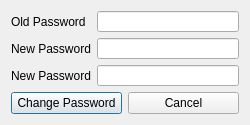
<?xml version="1.0" encoding="UTF-8"?>
<ui version="4.0">
 <class>ChangePassword</class>
 <widget class="QDialog" name="ChangePassword">
  <property name="geometry">
   <rect>
    <x>0</x>
    <y>0</y>
    <width>250</width>
    <height>125</height>
   </rect>
  </property>
  <property name="minimumSize">
   <size>
    <width>250</width>
    <height>125</height>
   </size>
  </property>
  <property name="maximumSize">
   <size>
    <width>250</width>
    <height>125</height>
   </size>
  </property>
  <property name="windowTitle">
   <string>Change Password</string>
  </property>
  <layout class="QVBoxLayout" name="verticalLayout">
   <item>
    <layout class="QFormLayout" name="formLayout">
     <item row="0" column="0">
      <widget class="QLabel" name="label">
       <property name="text">
        <string>Old Password</string>
       </property>
      </widget>
     </item>
     <item row="1" column="0">
      <widget class="QLabel" name="label_2">
       <property name="text">
        <string>New Password</string>
       </property>
      </widget>
     </item>
     <item row="2" column="0">
      <widget class="QLabel" name="label_3">
       <property name="text">
        <string>New Password</string>
       </property>
      </widget>
     </item>
     <item row="0" column="1">
      <widget class="QLineEdit" name="oldPassword">
       <property name="echoMode">
        <enum>QLineEdit::Password</enum>
       </property>
      </widget>
     </item>
     <item row="1" column="1">
      <widget class="QLineEdit" name="newPassword1">
       <property name="echoMode">
        <enum>QLineEdit::Password</enum>
       </property>
      </widget>
     </item>
     <item row="2" column="1">
      <widget class="QLineEdit" name="newPassword2">
       <property name="echoMode">
        <enum>QLineEdit::Password</enum>
       </property>
      </widget>
     </item>
    </layout>
   </item>
   <item>
    <layout class="QHBoxLayout" name="horizontalLayout">
     <item>
      <widget class="QPushButton" name="changePasswordButton">
       <property name="text">
        <string>Change Password</string>
       </property>
      </widget>
     </item>
     <item>
      <widget class="QPushButton" name="cancelButton">
       <property name="text">
        <string>Cancel</string>
       </property>
      </widget>
     </item>
    </layout>
   </item>
  </layout>
 </widget>
 <resources/>
 <connections/>
</ui>
